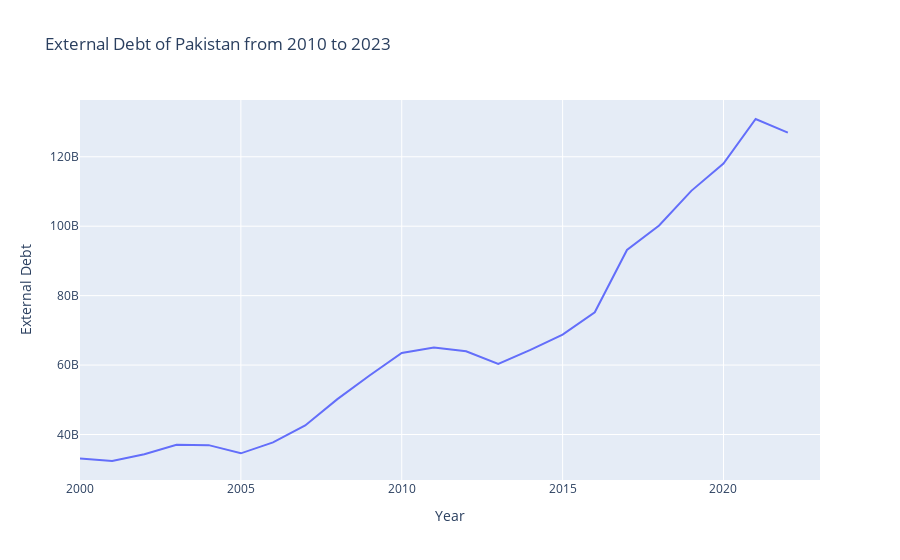

Notebook code cell kept with this figure:
### Code cell
import plotly.express as px
import matplotlib.pyplot as plt
fig = px.line(data_pakistan, x='Year', y='External Debt',
             title='External Debt of Pakistan from 2010 to 2023')
# give title

fig.show()

### Figure 1 — Plotly figure (JSON) as saved in the notebook; plotly's stock layout.template omitted (floating-point values rounded to 4 significant figures)
{"data": [{"hovertemplate": "Year=%{x}<br>External Debt=%{y}<extra></extra>", "legendgroup": "", "line": {"color": "#636efa", "dash": "solid"}, "marker": {"symbol": "circle"}, "mode": "lines", "name": "", "orientation": "v", "showlegend": false, "type": "scatter", "x": [2023, 2022, 2021, 2020, 2019, 2018, 2017, 2016, 2015, 2014, 2013, 2012, 2011, 2010, 2009, 2008, 2007, 2006, 2005, 2004, 2003, 2002, 2001, 2000], "xaxis": "x", "y": [null, 126900000000.0, 130900000000.0, 118000000000.0, 110200000000.0, 100199117658, 93160000000.0, 75210000000.0, 68750000000.0, 64360000000.0, 60300000000.0, 63950000000.0, 65090000000.0, 63482952104, 57000000000.0, 50190000000.0, 42600000000.0, 37720000000.0, 34580000000.0, 36930000000.0, 37040000000.0, 34320000000.0, 32370000000.0, 33109821460], "yaxis": "y"}], "layout": {"legend": {"tracegroupgap": 0}, "title": {"text": "External Debt of Pakistan from 2010 to 2023"}, "xaxis": {"anchor": "y", "domain": [0, 1], "title": {"text": "Year"}}, "yaxis": {"anchor": "x", "domain": [0, 1], "title": {"text": "External Debt"}}}}
